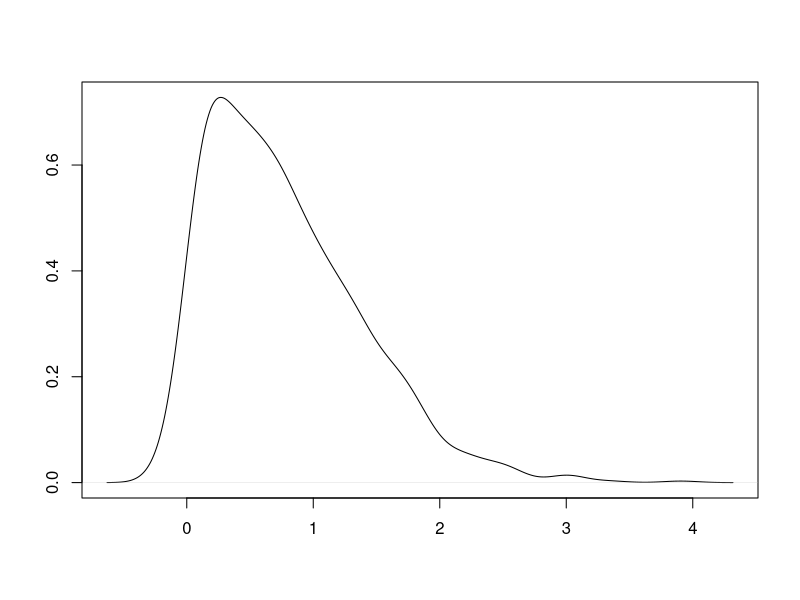

This figure's R source: (Note: this script raises an error after producing the figure.)
## ---- chunk 1
library(sn)
skewed<-rsn(1000, alpha=10)
d <- density(skewed) # returns the density data
plot(d, main='', xlab='', ylab=' ') # plots the results
## ---- chunk 2

library(lavaan)
set.seed(29)

nn_model<-'Agg=~0.5*item1+0.5*item2+0.5*item3+0.5*item4
Agg~~1*Agg
item1~~0.75*item1
item2~~0.75*item2
item3~~0.75*item3
item4~~0.75*item4
item3~~0.1*item4
item1~~0.1*item2
'
Agg_data<-simulateData(nn_model, skewness=c(2,3,3,2), kurtosis=c(5,4,5,5))
## ---- chunk 3
library(psych)
describe(Agg_data)
## ---- chunk 4

par(mfrow=c(2,2))

d1 <- density(Agg_data$item1) # returns the density data
plot(d1, main='', xlab='', ylab=' ') # plots the results
d2 <- density(Agg_data$item2) # returns the density data
plot(d1, main='', xlab='', ylab=' ') # plots the results
d3 <- density(Agg_data$item3) # returns the density data
plot(d1, main='', xlab='', ylab=' ') # plots the results
d4 <- density(Agg_data$item4) # returns the density data
plot(d1, main='', xlab='', ylab=' ') # plots the results
## ---- chunk 5
model1<-'Agg=~item1+item2+item3+item4'
model1.est<-cfa(model1, data=Agg_data)
summary(model1.est, fit.measures=T, standardized=T)
## ---- chunk 6
model1<-'Agg=~item1+item2+item3+item4'
model1.est<-cfa(model1, data=Agg_data, se='bootstrap')
summary(model1.est, fit.measures=T, standardized=T, ci=T)
## ---- chunk 7
model1<-'Agg=~item1+item2+item3+item4'
model1.est<-cfa(model1, data=Agg_data, test='bootstrap')
summary(model1.est, standardized=T, fit.measures=T)
## ---- chunk 8
model1<-'Agg=~item1+item2+item3+item4'
model1.est<-cfa(model1, data=Agg_data, estimator='MLM')
summary(model1.est, fit.measures=T, standardized=T, ci=T)
## ---- chunk 9
model1<-'Agg=~item1+item2+item3+item4'
model1.est<-cfa(model1, data=Agg_data, estimator='MLR')
summary(model1.est, fit.measures=T, standardized=T, ci=T)
## ---- chunk 10

library(lavaan)
set.seed(29)

nn_model<-'Agg=~0.5*item1+0.5*item2+0.5*item3+0.5*item4
Agg~~1*Agg
item1~~0.75*item1
item2~~0.75*item2
item3~~0.75*item3
item4~~0.75*item4
item1~~0.2*item2
item3~~0.2*item4
'
Agg_data2<-simulateData(nn_model, skewness=c(2,1,0,-1))

Agg_data2<-as.data.frame(apply(Agg_data2, 2, cut, breaks=2, labels=F))

## ---- chunk 11

par(mfrow=c(2,2))
hist(Agg_data2$item1, breaks=c(0,1,2), xlab='')
hist(Agg_data2$item2, breaks=c(0,1,2), xlab='')
hist(Agg_data2$item3, breaks=c(0,1,2), xlab='')
hist(Agg_data2$item4, breaks=c(0,1,2), xlab='')
## ---- chunk 12

model1<-'Agg=~item1+item2+item3+item4'
model1.est<-cfa(model1, data=Agg_data2)
summary(model1.est, fit.measures=T, standardized=T)
## ---- chunk 13

model1<-'Agg=~item1+item2+item3+item4'
model1.est<-cfa(model1, data=Agg_data2, ordered=c('item1','item2','item3','item4'))
summary(model1.est, fit.measures=T, standardized=T)
## ---- chunk 14
model1<-'Agg=~item1+item2+item3+item4'
model1.est<-cfa(model1, data=Agg_data, missing='ML')
summary(model1.est, fit.measures=T, standardized=T)
